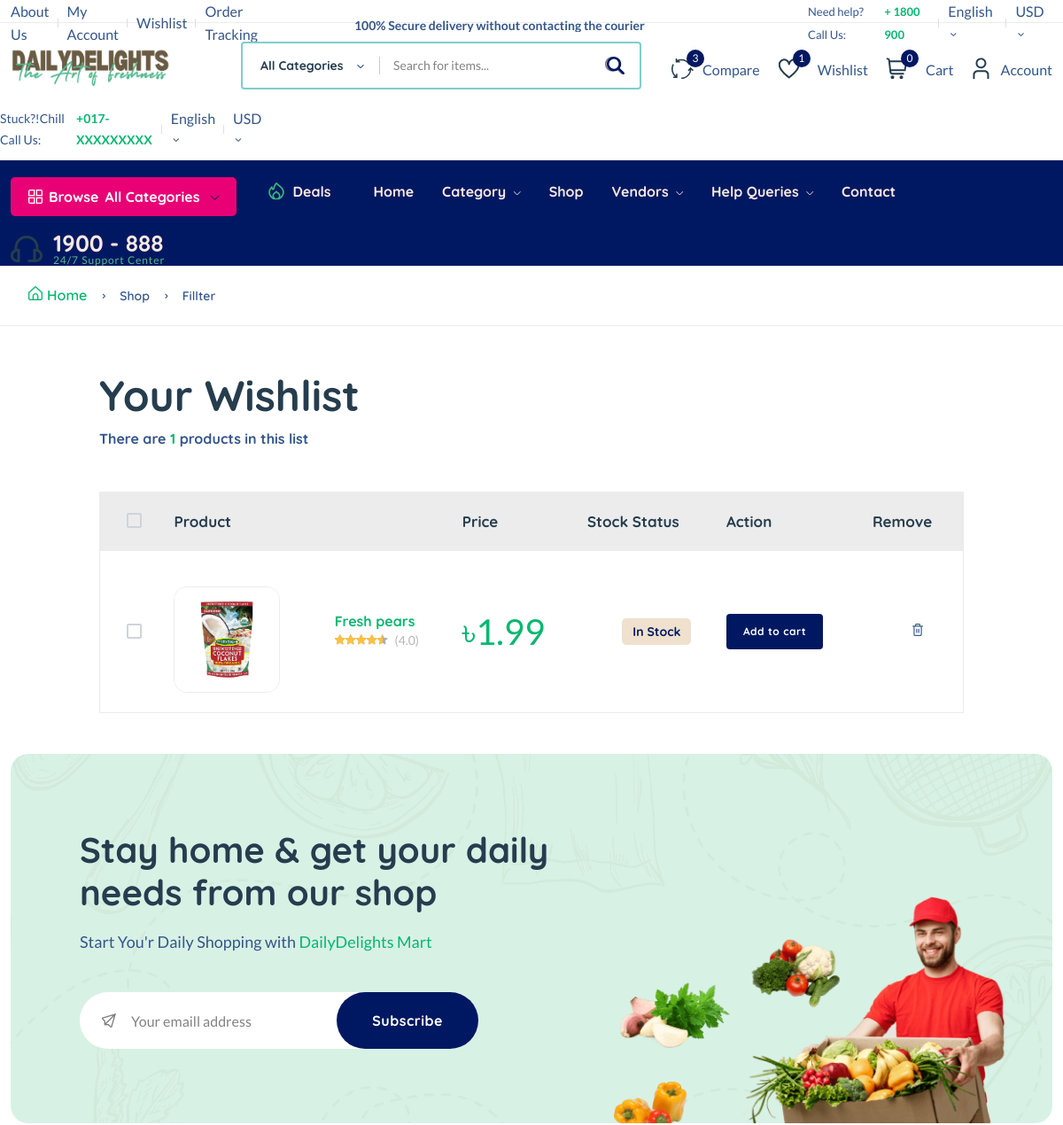
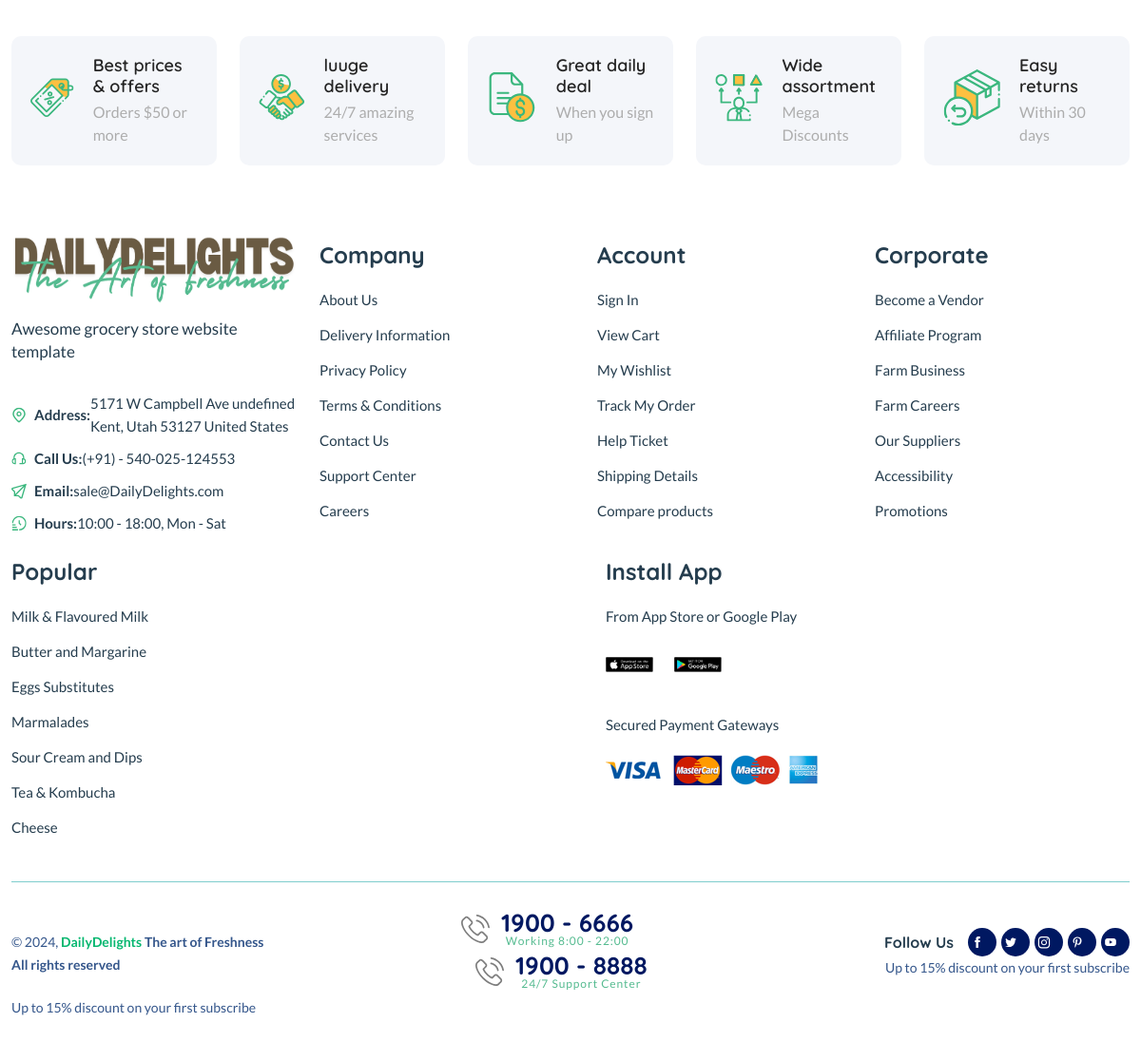
Page /wishlist/ (signed in) on the committed database (2 pictures, top to bottom).
### core/models.py (models this page shows, shortened)
class wishlist_model(models.Model):
    user = models.ForeignKey(User, on_delete = models.SET_NULL, null = True)
    product = models.ForeignKey(Product, on_delete = models.SET_NULL, null = True)
    date = models.DateTimeField(auto_now_add=True)
    class Meta:
        verbose_name_plural = "wishlists"

class Product(models.Model):
    pid = ShortUUIDField(unique=True, length=10, max_length=20, alphabet="abcdefgh12345")
    user = models.ForeignKey(User, on_delete = models.SET_NULL, null = True)
    category = models.ForeignKey(Category, on_delete = models.SET_NULL, null = True, related_name= "category")
    vendor = models.ForeignKey(Vendor, on_delete = models.SET_NULL, null = True, related_name="product")
    title = models.CharField(max_length = 100, default="Fresh pears")
    image = models.ImageField(upload_to = user_directory_path, default="product.jpg")
    description = RichTextUploadingField(null=True, blank= True, default="This is the product")
    price = models.DecimalField(max_digits=99999999999999, decimal_places=2, default="1.99")
    old_price = models.DecimalField(max_digits=99999999999999, decimal_places=2, default="2.99")
    specifications = RichTextUploadingField(null=True,blank=True)
    tags = TaggableManager(blank=True)
    type = models.CharField(max_length = 100, default="Organic",null=True,blank=True)
    stock_count = models.CharField(max_length = 100, default="10",null=True,blank=True)
    life = models.CharField(max_length = 100, default="100 Days",null=True,blank=True)
    mfd = models.DateTimeField(auto_now_add=False,null=True,blank=True)
    weight = models.CharField(max_length = 100, default="100g",null=True,blank=True)
    stand_up = models.CharField(max_length=255,null=True, blank=True, default='Siuuu')
    folded_wo_wheels = models.CharField(max_length=255, null=True, blank=True,default="To be announced!")
    folded_w_wheels = models.CharField(max_length=255, null=True, blank=True,default="To be announced!")
    door_pass_through = models.CharField(max_length=255, null=True, blank=True,default="To be announced!")
    frame = models.CharField(max_length=255, null=True, blank=True,default="To be announced!")
    weight_wo_wheels = models.CharField(max_length=255, null=True, blank=True,default="To be announced!")
    width = models.CharField(max_length=255, null=True, blank=True,default="To be announced!")
    handle_height_ground_to_handle = models.CharField(max_length=255, null=True, blank=True,default="To be announced!")
    wheels = models.CharField(max_length=255, null=True, blank=True,default="To be announced!")
    seat_back_height = models.CharField(max_length=255, null=True, blank=True,default="To be announced!")
    head_room_inside_canopy = models.CharField(max_length=255, null=True, blank=True,default="To be announced!")
    color = models.CharField(max_length=255, null=True, blank=True,default="To be announced!")
    size = models.CharField(max_length=255, null=True, blank=True,default="To be announced!")
    product_status = models.CharField(choices=STATUS, max_length = 10, default="In_review")
    status = models.BooleanField(default=True)
    in_stock = models.BooleanField(default=True)
    featured = models.BooleanField(default=False)
    digital = models.BooleanField(default=False)
    sku = ShortUUIDField(unique=True, length=4, max_length=10, prefix="sku",alphabet="1234567890")
    date = models.DateTimeField(auto_now_add=True)
    updated = models.DateTimeField(null=True, blank= True)
    class Meta:
        verbose_name_plural = "Products"

### core/views.py (the view)
# urls.py: path('wishlist/',wishlist_view, name = "wishlist" ),
@login_required
def wishlist_view(request):
    wishlist = wishlist_model.objects.all()
    context = {
        "w":wishlist
    }
    return render(request, "core/wishlist.html", context)

### core/context_processor.py (called while the page is built)
def default(request):
    categories = Category.objects.all()
    vendors = Vendor.objects.all()
    min_max_price = Product.objects.aggregate(Min("price"), Max("price"))
    try:
       wishlist = wishlist_model.objects.filter(user=request.user)
    except:
       messages.warning(request, "You need to login before accessing your Wishlist!")
       wishlist = 0
    try:
      address = Address.objects.get(user=request.user)
    except:
       address = None
    return {
        'wishlist':wishlist,
        'categories':categories,
        'address':address,
        'vendors':vendors,
        'min_max_price':min_max_price,
    }

### templates/core/wishlist.html (shortened to what this page needs)
{% extends 'partials/base.html'  %}
{% load static %}
{% block content %}
    <main class="main" id="wishlist-list">
        <div class="page-header breadcrumb-wrap">
            <div class="container">
                <div class="breadcrumb">
                    <a href='index.html' rel='nofollow'><i class="fi-rs-home mr-5"></i>Home</a>
                    <span></span> Shop <span></span> Fillter
                </div>
            </div>
        </div>
        <div class="container mb-30 mt-50">
            <div class="row">
                <div class="col-xl-10 col-lg-12 m-auto">
                    <div class="mb-50">
                        <h1 class="heading-2 mb-10">Your Wishlist</h1>
                        <h6 class="text-body">There are <span class="text-brand">{{wishlist.count}}</span> products in this list</h6>
                    </div>
                    <div class="table-responsive shopping-summery">
                        <table class="table table-wishlist">
                            <thead>
                                <tr class="main-heading">
                                    <th class="custome-checkbox start pl-30">
                                        <label class="form-check-label" for="exampleCheckbox11"></label>
                                    </th>
                                    <th scope="col" colspan="2">Product</th>
                                    <th scope="col">Price</th>
                                    <th scope="col">Stock Status</th>
                                    <th scope="col">Action</th>
                                    <th scope="col" class="end">Remove</th>
                                </tr>
                            </thead>
                            <tbody>
                                {% for w in w %}
                                <tr class="pt-30">
                                    <td class="custome-checkbox pl-30">
                                        <label class="form-check-label" for="exampleCheckbox1"></label>
                                    </td>
                                    <td class="image product-thumbnail pt-40"><img src="{{ w.product.image.url }}" alt="#" /></td>
                                    <td class="product-des product-name">
                                        <h6><a class='product-name mb-10' href="{% url 'core:product-detail' w.product.pid %}">{{w.product.title|truncatechars:25}}</a></h6>
                                        <div class="product-rate-cover">
                                            <div class="product-rate d-inline-block">
                                                <div class="product-rating" style="width: 90%"></div>
                                            </div>
                                            <span class="font-small ml-5 text-muted"> (4.0)</span>
                                        </div>
                                    </td>
                                    <td class="price d-fdlex fs-1" data-title="Price">
                                        <span class="text-brand">৳</span><span class="text-brand current-product-price-{{w.product.id}}">{{ w.product.price }}</snap>
                                    </td>
                                    <td class="text-center detail-info" data-title="Stock">
                                        <span class="stock-status in-stock mb-0"> {% if w.product.in_stock %} In Stock {% else %} Out of Stock {% endif %}</span>
                                    </td>
                                    <td class="text-right" data-title="Cart">
                                        <button class="btn btn-sm add-to-cart-btn" data-index="{{w.product.id}}">Add to cart</button>
                                    </td>
                                    <td class="action text-center" data-title="Remove">
                                        <button  style="border: none; background: none ;" data-wishlist-product="{{ w.id }}"   href="#" class="text-body delete-wishlist-product"><i class="fi-rs-trash"></i></button>
                                    </td>
                                </tr>
                                {% empty %}
                                <tr>
                                    <td colspan="7" style="text-align: center; color: #ff0000; font-size: 20px; font-weight: bold;">
                                        Nothing in Wishlist Yet..
                                    </td>
                                </tr>
                                {% endfor %}
                            </tbody>
                        </table>
                    </div>
                </div>
            </div>
        </div>
    </main>
{% endblock content %}

### rows in the picture
wishlist_model: product.image (picture), product "Fresh pears", product.price "1.99", shows "In Stock"

### other values in the picture
{{ wishlist.count }} "1"
{{ request.session.cart_data_obj|length }} "0"
